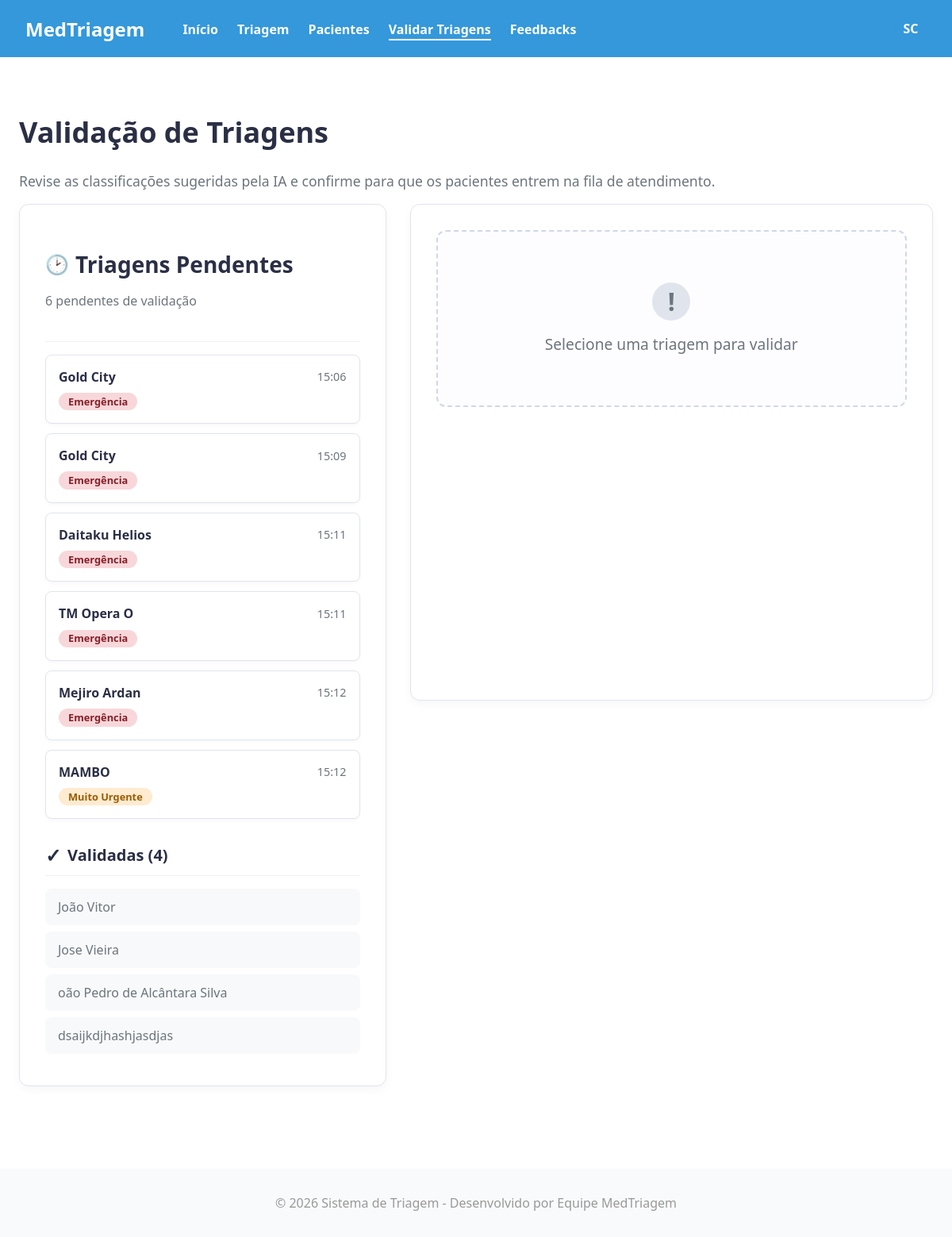
Before: /master/validacao/ (signed in) with the older database file.
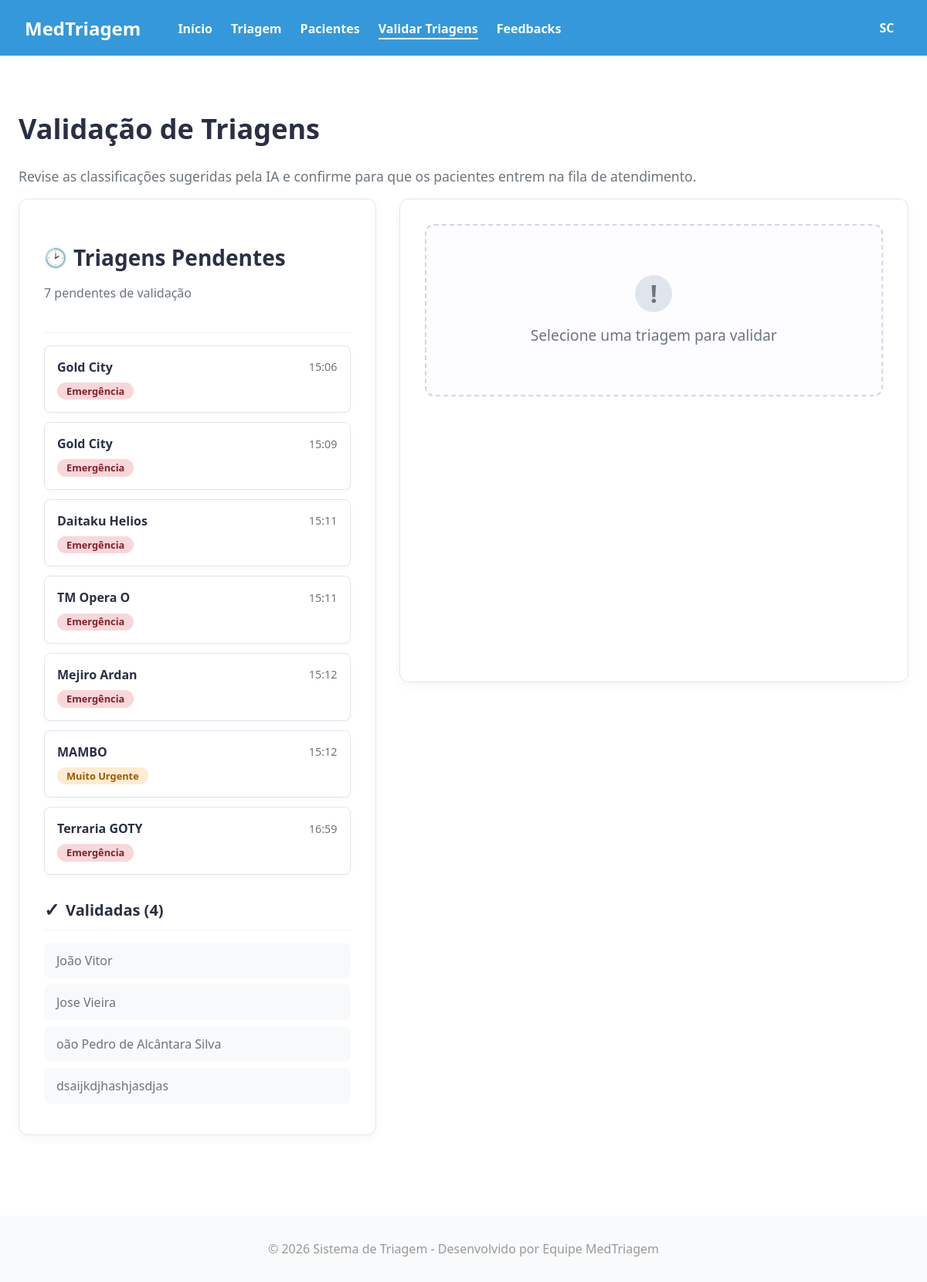
After: the same page with the newer database file.
### triagem/models.py (models this page shows, shortened)
class Paciente(models.Model):
    unidade_saude = models.ForeignKey(UnidadeSaude, on_delete=models.CASCADE, null=True) # Campo OBRIGATÓRIO
    Sexualidade = [
        ('Masculino', 'Masculino'),
        ('Feminino', 'Feminino'),
    ]
    Convenios = [
        ('SUS', 'SUS'),
        ('Particular', 'Particular'),
        ('Unimed', 'Unimed'),
        ('Bradesco Saude', 'Bradesco Saude'),
        ('Amil', 'Amil'),
        ('SulAmérica', 'SulAmérica'),
        ('Hapvida', 'Hapvida'),
    ]
    Status = [
        ('Pendente', 'Pendente'),
        ('Aguardando', 'Aguardando'),
        ('Em atendimento', 'Em atendimento'),
        ('Concluido', 'Concluido'),
    ]
    Sintomas = [
        ('Dor_Toracica', 'Dor Torácica / Aperto no Peito'),
        ('Falta_de_Ar', 'Falta de Ar / Dificuldade para Respirar'),
        ('Alteracao_Neurologica_Grave', 'Alteração de Consciência / Convulsão / Confusão'),
        ('Sangramento_Ativo', 'Sangramento Ativo / Vômito ou Fezes com Sangue'),
        ('Febre', 'Febre / Calafrios'),
        ('Dor_de_Cabeca', 'Dor de Cabeça'),
        ('Tontura_MalEstar', 'Tontura / Fraqueza / Mal-estar Geral'),
        ('Sintomas_Respiratorios_Leves', 'Tosse / Espirros / Dor de Garganta'),
        ('Dor_Abdominal', 'Dor Abdominal / Cólica'),
        ('Sintomas_Gastrointestinais', 'Náusea / Vômito / Diarreia'),
        ('Lesao_Trauma', 'Lesão / Trauma / Queda Recente'),
        ('Dor_Locomotora', 'Dor Muscular / Articular / Lombar'),
        ('Reacao_Alergica_Pele', 'Reação Alérgica / Erupção na Pele / Inchaço'),
        ('Queixa_Urinaria', 'Queixa Urinária (Dor ao urinar / Sangue na urina)'),
        ('Outro', 'Outro'),
    ]
    Risco = [
        ('Vermelho', 'Emergência'),
        ('Laranja', 'Muito Urgente'),
        ('Amarelo', 'Urgente'),
        ('Verde', 'Pouco Urgente'),
        ('Azul', 'Não Urgente'),
    ]
    Profissionais = [
        ('Clinica Medica', 'Clinica Medica'),
        ('Ortopedia', 'Ortopedia'),
        ('Pediatria', 'Pediatria'),
        ('Cardiologia', 'Cardiologia'),
        ('Neurologia', 'Neurologia'),
    ]
    nome = models.CharField(max_length=100)
    data_nascimento = models.DateField(verbose_name="Data de Nascimento", null=True, blank=True)
    sexo = models.CharField(choices=Sexualidade, max_length=50)
    cpf = models.CharField(unique=True, max_length=14)
    convenio = models.CharField(choices=Convenios, max_length=50)
    telefone = models.CharField(max_length=20, blank=True, null=True)
    cep = models.CharField(max_length=9, blank=True, null=True)
    endereco = models.CharField(max_length=255, blank=True, null=True)
    numero = models.CharField(max_length=10, blank=True, null=True)
    bairro = models.CharField(max_length=100, blank=True, null=True)
    cidade = models.CharField(max_length=100, blank=True, null=True)
    uf = models.CharField(max_length=2, blank=True, null=True)
    nome_responsavel = models.CharField(max_length=100, blank=True, null=True, verbose_name="Nome do Responsável")
    cpf_responsavel = models.CharField(max_length=14, blank=True, null=True, verbose_name="CPF do Responsável")
    temperatura = models.FloatField(max_length=3)
    pressao_sistolica = models.CharField(max_length=3) # Valor maior
    pressao_diastolica = models.CharField(max_length=3) # Valor menor
    pulso = models.CharField(max_length=3)
    frequenciaRespiratoria = models.CharField(max_length=3)
    saturacao = models.CharField(max_length=3)
    glicemia = models.CharField(max_length=3)
    dor = models.IntegerField(validators=[MinValueValidator(0), MaxValueValidator(10)])
    queixa = models.CharField(max_length=1000)
    inicio_sintomas = models.DateField()
    sintomas_associados = models.CharField(choices=Sintomas, max_length=50)
    observacoes = models.CharField(blank=True, null=True, max_length=1000)
    classificacao = models.CharField(choices=Risco, max_length=50,blank=True, null=True)
    justificativa = models.CharField(max_length=255, blank=True, null=True)
    encaminhamento = models.CharField(choices=Profissionais, max_length=50,blank=True, null=True)
    status = models.CharField(max_length=30, choices=Status, default='Pendente',blank=True, null=True)
    hora_chegada = models.DateTimeField(default=timezone.now, blank=True)
    hora_inicio_atendimento = models.DateTimeField(null=True, blank=True)
    hora_fim_atendimento = models.DateTimeField(null=True, blank=True)
    atendente = models.ForeignKey(settings.AUTH_USER_MODEL, on_delete=models.PROTECT, related_name='pacientes_criados')
    medico_responsavel = models.ForeignKey(settings.AUTH_USER_MODEL, on_delete=models.SET_NULL, related_name='pacientes_atendidos', null=True, blank=True)

### triagem/decorators.py (the view)
    def _wrapped_view(request, *args, **kwargs):
        if request.user.is_superuser:
            return view_func(request, *args, **kwargs)
        if request.user.is_authenticated and request.user.tipo_usuario == 'ENFERMEIRO':
            return view_func(request, *args, **kwargs)
        raise PermissionDenied

### triagem/views.py (called while the page is built)
@login_required
@enfermeiro_required
def validacao_triagem_view(request):
    unidade_atual = request.user.unidade_saude
    pacientes_pendentes = Paciente.objects.filter(status='Pendente', unidade_saude=unidade_atual).order_by('hora_chegada')
    validados_query = Paciente.objects.filter(
        status='Aguardando',  # O status que você define ao validar
        unidade_saude=unidade_atual
    )
    total_validados = validados_query.count()
    pacientes_validados_lista = validados_query.order_by('-hora_chegada')[:10]
    form = ValidacaoTriagemForm()
    context = {
        'pacientes_pendentes': pacientes_pendentes,
        'pacientes_validados_lista': pacientes_validados_lista,
        'total_validados': total_validados,
        'form': form,  # <--- ADICIONE ESTA LINHA
        'pagina_ativa': 'validacao'
    }
    return render(request, 'site/validacao_triagem.html', context)

### triagem/templates/site/validacao_triagem.html (shortened to what this page needs)
{% extends "site/headerBase.html" %}
{% load static %}
{% block styles %}
    <link rel="stylesheet" href="{% static 'front/css/validacao_triagem.css' %}?v=2">
{% endblock %}
{% block content %}
<div class="container validacao-page">
    <div class="page-header">
        <h2>Validação de Triagens</h2>
        <p>Revise as classificações sugeridas pela IA e confirme para que os pacientes entrem na fila de atendimento.</p>
    </div>
    <div class="row">
        <div class="col-md-5"> <div class="list-container-card">
                <div class="list-section">
                    <div class="list-section-header">
                        <h2><span class="icon-wrapper">🕑</span> Triagens Pendentes</h2>
                        <p class="card-header-subtitle">{{ pacientes_pendentes.count }} pendentes de validação</p>
                    </div>
                    <div class="patient-list" id="lista-triagens" data-url-template="{% url 'hosp:confirmar_triagem' pk=9999 %}">
                        {% for paciente in pacientes_pendentes %}
                        <div class="patient-card item-triagem"
                            data-triagem-pk="{{ paciente.pk }}"
                            data-nome="{{ paciente.nome }}"
                            data-hora="{{ paciente.hora_chegada|date:'H:i' }}"
                            data-sugestao="{{ paciente.get_classificacao_display|slugify }}">
                            <div class="patient-info">
                                <span class="patient-name">{{ paciente.nome }}</span>
                                <span class="patient-time">{{ paciente.hora_chegada|date:'H:i' }}</span>
                            </div>
                            <div class="patient-badge">
                                <span class="classificacao-badge {{ paciente.get_classificacao_display|slugify }}">
                                    {{ paciente.get_classificacao_display }}
                                </span>
                            </div>
                        </div>
                        {% empty %}
                        <p class="empty-list">Nenhuma triagem pendente.</p>
                        {% endfor %}
                    </div>
                </div>
                <div class="list-section">
                    <div class="list-section-header">
                        <h4><span class="icon-wrapper">✓</span> Validadas ({{ total_validados }})</h4>
                    </div>
                    <div class="patient-list-validated">
                        {% for paciente in pacientes_validados_lista %}
                        <div class="validated-item">
                            <p>{{ paciente.nome }}</p>
                            </div>
                        {% empty %}
                        <p class="empty-list" style="padding: 0 1rem;">Nenhum paciente validado ainda.</p>
                        {% endfor %}
                    </div>
                </div>
            </div>
        </div>
        <div class="col-md-7">
            <div class="detail-card">
                <div class="detail-placeholder" id="placeholder-detalhe">
                    <div class="placeholder-content">
                        <span class="placeholder-icon">!</span>
                        <h5>Selecione uma triagem para validar</h5>
                    </div>
                </div>
            </div>
        </div>
    </div>
</div>
{% endblock %}

### triagem/templates/site/headerBase.html (shortened to what this page needs)
{% load static %}
<!DOCTYPE html>
<html lang="pt-br">
<head>
    <link rel="stylesheet" href="https://cdnjs.cloudflare.com/ajax/libs/font-awesome/5.15.4/css/all.min.css">
    <link rel="stylesheet" href="{% static 'front/css/base.css' %}?v=5">
    {% block styles %}{% endblock %}
</head>
<body>
    <header>
        <h1><a href="{% url 'hosp:index' %}">MedTriagem</a></h1>
        <nav class="menu-links">
            <a href="{% url 'hosp:index' %}" class="{% if pagina_ativa == 'home' %}active{% endif %}">
                Início
            </a>
            {% if user.tipo_usuario != 'MEDICO' %}
                <a href="{% url 'hosp:criar' %}" class="{% if pagina_ativa == 'triagem' %}active{% endif %}">
                    Triagem
                </a>
            {% endif %}
            <a href="{% url 'hosp:listar' %}" class="{% if pagina_ativa == 'pacientes' %}active{% endif %}">
                Pacientes
            </a>
            {% if user.tipo_usuario == 'ENFERMEIRO' %}
                <a href="{% url 'hosp:validacao_triagem' %}" class="{% if pagina_ativa == 'validacao' %}active{% endif %}">
                    Validar Triagens
                </a>
            {% endif %}
            <a href="{% url 'hosp:lista_feedback' %}" class="{% if pagina_ativa == 'feedbacks' %}active{% endif %}">
                Feedbacks
            </a>
        </nav>
        <div class="user-profile">
            <div class="avatar" id="avatar-button">
                <span id="user-initials"></span>
            </div>
        </div>
    </header>
    <main>
        {% block content %}
        {% endblock %}
    </main>
    <footer>
        <p>© {% now "Y" %} Sistema de Triagem - Desenvolvido por Equipe MedTriagem</p>
    </footer>
</body>
</html>

### triagem/static/front/css/base.css (style rules this page uses)
body { margin: 0; font-family: 'Segoe UI', Tahoma, Geneva, Verdana, sans-serif; background-color: #ffffff; color: #333; }
header { color: white; padding: 1rem 2rem; display: flex; align-items: center; background-color: #3498db; }
header a { text-decoration: none; color: inherit; }
header h1 { margin: 0; font-size: 1.5rem; }
main { background-color: #ffffff; }
.menu-links { display: flex; align-items: center; gap: 1.5em; margin-left: 3rem; }
.menu-links a { color: white; text-decoration: none; font-weight: bold; transition: opacity 0.2s, border-color 0.2s; border-bottom: 2px solid transparent; padding-top: 5px; padding-bottom: 1px; }
.menu-links a.active { font-weight: bold; border-bottom-color: #ffffff; opacity: 1; }
.user-profile { position: relative; display: inline-block; margin-left: auto; }
.avatar { width: 40px; height: 40px; border-radius: 50%; background-color: #3498db; color: #fff; display: flex; align-items: center; justify-content: center; font-weight: bold; font-size: 1em; cursor: pointer; transition: background-color 0.2s; }
footer { text-align: center; color: #999; margin-top: 4rem; padding: 1rem; background-color: #f9fafb; }

### triagem/static/front/css/validacao_triagem.css (style rules this page uses)
.container { width: 100%; padding-right: 1.5rem; padding-left: 1.5rem; margin-right: auto; margin-left: auto; box-sizing: border-box; }
.validacao-page { min-height: 100vh; padding-top: 2.5rem; padding-bottom: 2.5rem; }
.page-header h2 { font-size: 2.25rem; font-weight: 700; color: #2a2f45; }
.page-header p { font-size: 1.1rem; color: #6c757d; margin-top: -5px; }
#form-detalhe h2, .list-section-header h2 { font-size: 1.75rem; font-weight: 600; color: #2a2f45; margin-bottom: 0.25rem; display: flex; align-items: center; }
.card-header-subtitle { font-size: 1rem; color: #6c757d; margin-bottom: 2rem; display: block; }
.row { display: flex; flex-wrap: wrap; margin-right: -15px; margin-left: -15px; }
.col-md-5, .col-md-7 { position: relative; width: 100%; padding-right: 15px; padding-left: 15px; box-sizing: border-box; }
@media (min-width: 768px) { .col-md-5 { flex: 0 0 41.666667%; max-width: 41.666667%; } }
@media (min-width: 768px) { .col-md-7 { flex: 0 0 58.333333%; max-width: 58.333333%; } }
.list-container-card { background-color: #ffffff; border: 1px solid #e0e5ed; border-radius: 12px; padding: 2rem; box-shadow: 0 4px 12px rgba(0, 0, 0, 0.04); }
.list-section { margin-bottom: 2rem; }
.list-section:last-child { margin-bottom: 0; }
.list-section-header { margin-bottom: 1rem; border-bottom: 1px solid #f1f1f1; padding-bottom: 0.5rem; }
.list-section-header h4 { font-size: 1.25rem; font-weight: 600; color: #2a2f45; margin-bottom: 0.25rem; display: flex; align-items: center; }
.icon-wrapper { margin-right: 0.5rem; font-size: 1.5rem; line-height: 1; }
.patient-card { background-color: #ffffff; border: 1px solid #e0e5ed; border-radius: 8px; padding: 1rem; margin-bottom: 0.75rem; box-shadow: 0 2px 4px rgba(0, 0, 0, 0.03); cursor: pointer; transition: all 0.2s ease-in-out; }
.patient-info { display: flex; justify-content: space-between; align-items: center; margin-bottom: 0.5rem; }
.patient-name { font-weight: 600; color: #2a2f45; }
.patient-time { font-size: 0.9rem; color: #6c757d; }
.validated-item { background-color: #f8f9fa; border-radius: 8px; padding: 0.75rem 1rem; margin-bottom: 0.5rem; }
.validated-item p { margin: 0; color: #6c757d; }
.classificacao-badge { display: inline-block; padding: 0.3rem 0.75rem; font-size: .8rem; font-weight: 700; line-height: 1; text-align: center; white-space: nowrap; vertical-align: baseline; border-radius: 50rem; }
.classificacao-badge.emergencia { background-color: #f8d7da; color: #842029; }
.classificacao-badge.muito-urgente { background-color: #ffebd0; color: #995c00; }
.detail-card { background-color: #ffffff; border: 1px solid #e0e5ed; border-radius: 12px; padding: 2rem; box-shadow: 0 4px 12px rgba(0, 0, 0, 0.04); min-height: 70vh; }
.detail-placeholder { display: flex; align-items: center; justify-content: center; border: 2px dashed #d0d8e6; border-radius: 12px; background-color: #fdfdff; padding: 4rem 2rem; }
.placeholder-content { text-align: center; color: #6c757d; }
.placeholder-icon { display: inline-block; width: 3rem; height: 3rem; border-radius: 50%; background-color: #e0e5ed; color: #6c757d; font-size: 2rem; font-weight: 600; line-height: 3rem; margin-bottom: 1rem; }
.placeholder-content h5 { font-size: 1.2rem; font-weight: 500; margin: 0; }

Changed rows visible on the page:
added Paciente: nome "Terraria GOTY", hora_chegada "16:59", classificacao "Emergência", shown under "🕑Triagens Pendentes"
Other visible differences:
{{ pacientes_pendentes.count }}: "6" → "7"
